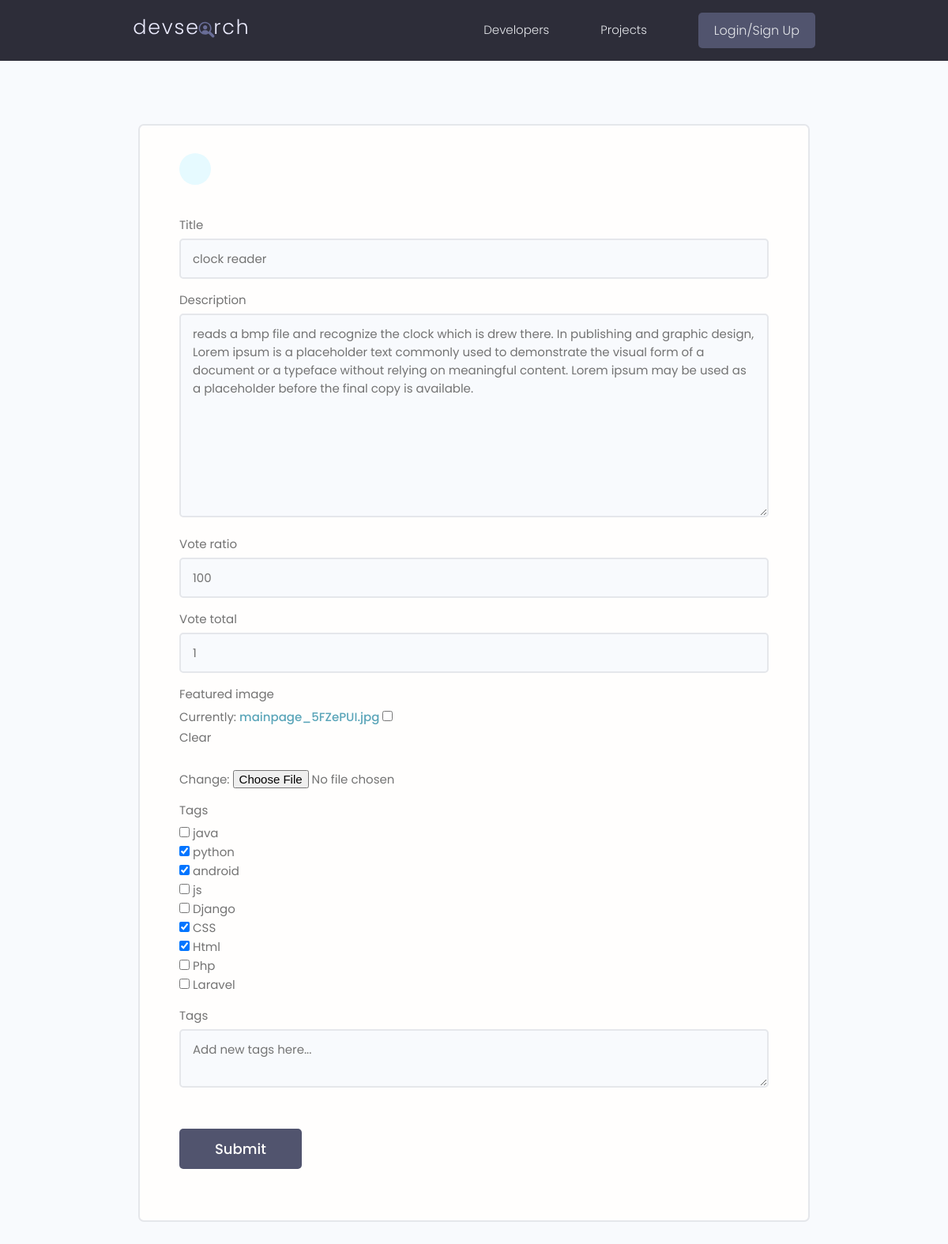
/update-project/clock reader/, run on the app's committed database.
### projects/models.py (models this page shows, shortened)
class Project(models.Model):
    owner = models.ForeignKey(Profile, null=True, blank=True, on_delete=SET_NULL)
    title = models.CharField(max_length=2000, blank=True)
    description = models.TextField(blank=True)
    vote_ratio = models.IntegerField(null=True, blank=True)
    vote_total = models.IntegerField(null=True, blank=True)
    featured_image = models.ImageField(blank=True, null=True, default='default.jpg')
    id = models.UUIDField(default=uuid.uuid4, unique=True, primary_key=True,
                          editable=False)
    tags = models.ManyToManyField('Tag', blank=True)
    class Meta:
        ordering = ['-vote_ratio', '-vote_total', 'title']

### projects/views.py (the view, shortened to what this page needs)
# urls.py: path('update-project/<str:pk>/', views.update_project, name='update_project'),
def update_project(request, pk):
    project = Project.objects.get(title=pk)
    form = ProjectForm(instance=project)
    context = {'form': form}
    return render(request, 'projects/project_form.html', context)

### projects/forms.py
class ProjectForm(ModelForm):
    class Meta:
        model = Project
        fields = ['title', 'description', 'vote_ratio', 'vote_total', 'featured_image', 'tags']
        widgets = {
            'tags': forms.CheckboxSelectMultiple()
        }
    def __init__(self, *args, **kwargs):
        super(ProjectForm, self).__init__(*args, **kwargs)
        for field in self.fields:
            self.fields[field].widget.attrs.update(
                {'class': 'input'}
            )

### projects/models.py (called while the page is built)
    def __str__(self):
        return self.name

### projects/templates/projects/project_form.html (shortened to what this page needs)
{% extends 'main.html' %}
{% load static %}
{% block content %}
    <main class="formPage my-xl">
        <div class="content-box">
            <div class="formWrapper">
                <a class="backButton" href="{% url 'account' %}"></a>
                <br>
                <form class="form" method="POST" enctype="multipart/form-data">
                    {% for field in form %}
                    <div class="form__field">
                        <label for="formInput#text">{{field.label}}</label>
                        {{field}}
                    </div>
                    {% endfor %}
                    <div class="form__field">
                        <label for="formInput#text">Tags</label>
                        <textarea class="input" name="newTags" placeholder="Add new tags here..."></textarea>
                    </div>
                    <input class="btn btn--sub btn--lg  my-md" type="submit" value="Submit" />
                </form>
            </div>
        </div>
    </main>
{% endblock content %}

### static/styles/app.css (style rules this page uses)
:root { --color-sub: #2d2d39; }
.btn--sub { background-color: var(--color-sub-light); }
.content-box { width: 95%; max-width: 85rem; margin: 0 auto; }
.backButton { background: var(--color-main-light); color: var(--color-main); width: 4rem; height: 4rem; display: flex; align-items: center; justify-content: center; border-radius: 50%; }
.formPage .formWrapper { list-style: none; background: var(--color-white); padding: 3.5rem 5rem; border: 2px solid var(--color-light); border-radius: 0.7rem; }

### static/uikit/styles/modules/_variables.css (style rules this page uses)
:root { --color-main: #5aa5b9; --color-main-light: #e6faff; --color-sub: #3f4156; --color-sub-light: #51546e; --color-sub-lighter: #ededfd; --color-text: #737373; --color-gray: #8b8b8b; --color-light: #e5e7eb; --color-light-gray: #767676; --color-bg: #f8fafd; --color-white: #fffefd; --color-white-light: #f3f3f3; --color-success: #359e64; --color-success-bg: #def8e8; --color-error: #fc4b0b; --color-error-bg: #fff2ee; --font-base: 'Poppins', arial, helvetica, 'Segoe UI', roboto, ubuntu, sans-serif; --font-monospace: 'Fira Code', 'Courier New', courier, monospace; --font-regular: 300; --font-medium: 500; --font-bold: 700; --generic-shadow: 1px 1px 5px #00000010; --generic-transition: all 0.3s ease-in-out; }

### static/uikit/styles/modules/_base.css (style rules this page uses)
* { margin: 0; padding: 0; box-sizing: border-box; text-rendering: optimizeLegibility; color: inherit; font-size: inherit; }
html { font-size: 50%; }
@media only screen and (min-width: 480px) { html { font-size: 56.25%; } }
@media only screen and (min-width: 1200px) { html { font-size: 62.5%; } }
body { line-height: 1.6; font-weight: 400; font-size: 1.5rem; color: var(--color-text); background-color: var(--color-bg); min-height: 100vh; }

### static/uikit/styles/modules/_typography.css (style rules this page uses)
* { font-family: var(--font-base); }
a { padding-bottom: 2px; text-decoration: none; display: inline-block; color: var(--color-main); font-weight: var(--font-medium); }

### static/uikit/styles/modules/_utilities.css (style rules this page uses)
.my-md { margin: 3rem auto; }
.my-xl { margin: 8rem auto; }

### static/uikit/styles/modules/_button.css (style rules this page uses)
.btn { display: inline-block; position: relative; cursor: pointer; background-color: var(--color-light); font-weight: var(--font-medium); color: var(--color-sub); text-decoration: none; padding: 1rem 2rem; border-radius: 0.5rem; border: none; width: -webkit-fit-content; width: -moz-fit-content; width: fit-content; height: -webkit-fit-content; height: -moz-fit-content; height: fit-content; font-size: 1.6rem; outline-width: 0; outline-color: transparent; -webkit-backface-visibility: hidden; backface-visibility: hidden; transition: all 0.3s ease-in-out; }
.btn--sub { background-color: var(--color-sub); color: var(--color-white); }
.btn--lg { font-size: 1.8rem; padding: 1.2rem 4.5rem; }

### static/uikit/styles/modules/_form.css (style rules this page uses)
.form { display: block; }
.form__field { margin-top: 1.5rem; margin-bottom: 1.5rem; }
.form__label, .form__field > label { display: block; margin-bottom: 0.5rem; color: var(--color-text); }
input.input[type='text'], input.input[type='email'], input.input[type='password'], input.input[type='number'], select.input, textarea.input { min-width: 24rem; width: 100%; padding: 1.2rem 1.5rem; border-radius: 0.5rem; border: 2px solid var(--color-light); transition: all 0.3s ease-in-out; background-color: var(--color-bg); }

### data on the page
Project: form "clock reader" "reads a bmp file and recognize the clock which is drew there. In publishing and graphic design, Lorem ipsum is a placeholder text commonly used to demonstrate the visual form of a document or a typeface without relying on meaningful content. Lorem ipsum may be used as a placeholder before the final copy is available." "100" "1"

### other printed values
{{ field.label }} "Title" "Description" "Vote ratio" "Vote total" "Featured image" "Tags"
